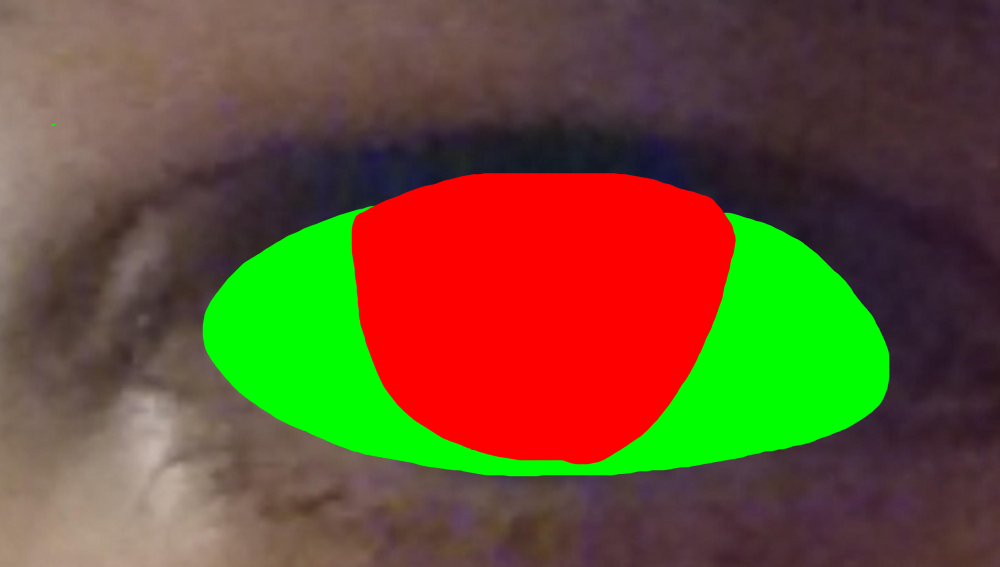
#> input picture images/11_1p_Rs_2.png, 3000 x 1700 px (shown at 1/3 size)
$ python popravek_anotacij.py
#> lines starting #> are read from the running program, lines starting #| are printed output that depends on the picture; after the words box and inside, x2 and y2 are one past the last pixel; in counts of white or black regions, pixels touching at a corner belong together
#> further down, image is the input picture: shape (1700, 3000, 3); mean B, G, R 50.1, 81.7, 105.1
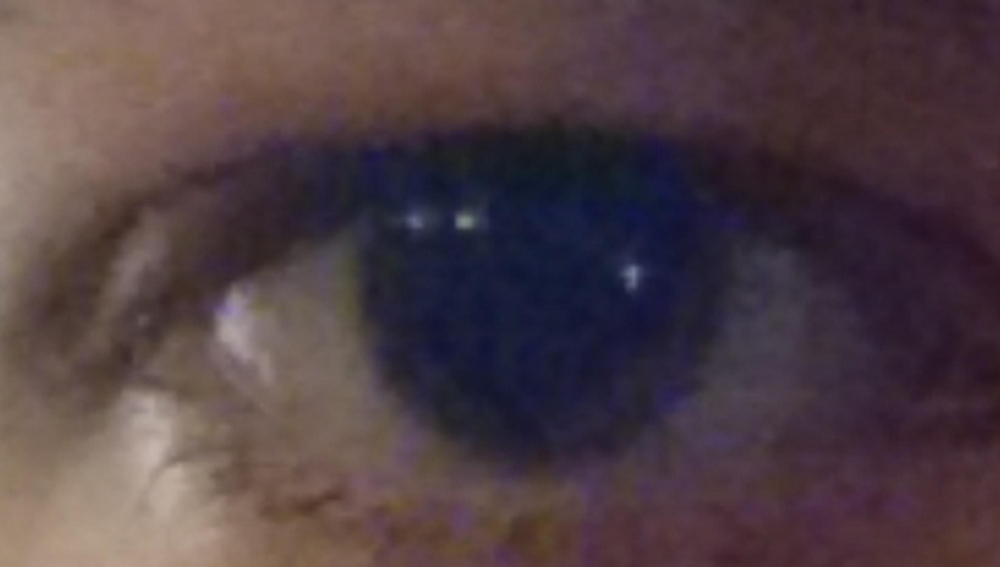
#> input picture images/11_1p_Rs_2.jpg, 3000 x 1700 px (shown at 1/3 size)
#> further down, original is the input picture: shape (1700, 3000, 3); mean B, G, R 68.2, 63, 79.9
import numpy as np
import cv2 as cv


def get_contour_coordinates(contour):
    coordinates = list()
    approx_biggest = cv.approxPolyDP(contour, 0.009 * cv.arcLength(contour, True), True)
    n = approx_biggest.ravel()
    i = 0
    for j in n:
        if i % 2 == 0:
            x = n[i]
            y = n[i + 1]
            coordinates.append((x, y))
        i += 1
    return coordinates


def get_contour_center(contour):
    m = cv.moments(contour)
    cx = int(m["m10"] / m["m00"])
    cy = int(m["m01"] / m["m00"])
    return cx, cy


def process_image():
    # Load image
    img_hsv = cv.cvtColor(image, cv.COLOR_BGR2HSV)
#> img_hsv: shape (1700, 3000, 3); mean H, S, V 70.5, 129.6, 137.9

    # Find red contours
    mask_red1 = cv.inRange(img_hsv, np.array([0, 245, 245]), np.array([0, 255, 255]))
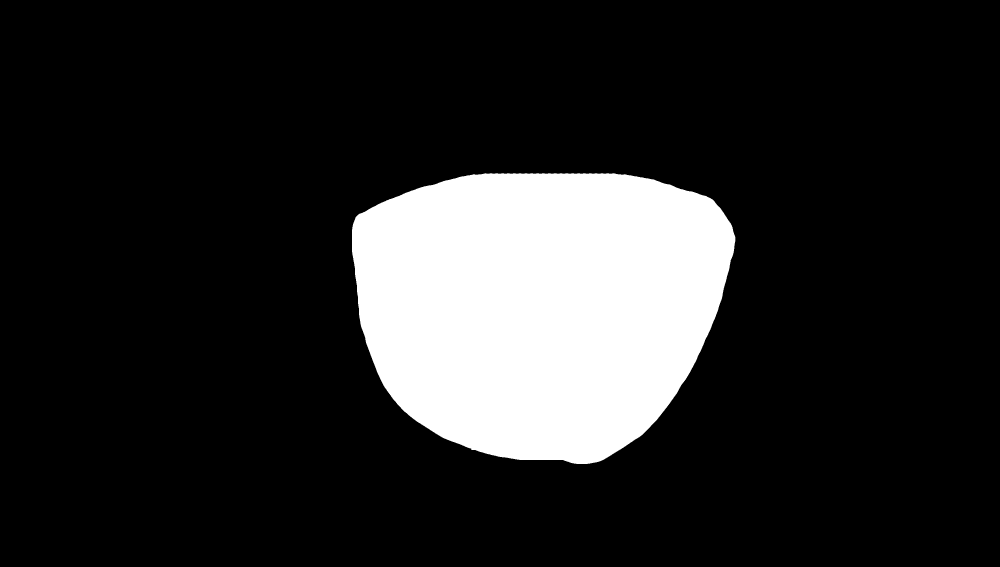
#> mask_red1: shape (1700, 3000) (shown at 1/3 size); 15.7% white; 1 white region, box (x1, y1, x2, y2) and area: (1056, 520, 2206, 1392) 801165
    mask_red2 = cv.inRange(img_hsv, np.array([0, 255, 255]), np.array([0, 255, 255]))
#> mask_red2: shape (1700, 3000); 15.7% white; 1 white region
    mask_red = mask_red1 + mask_red2
    contours_red, _ = cv.findContours(mask_red, cv.RETR_EXTERNAL, cv.CHAIN_APPROX_SIMPLE)
#> contours_red = 1 contour; box (x1, y1, x2, y2) and area: (1056, 520, 2206, 1392) 799626
    biggest_contour_red = max(contours_red, key=cv.contourArea)
#> biggest_contour_red = contour of 1474 points, box (x1, y1, x2, y2) (1056, 520, 2206, 1392), area 799626

    # Find green contours
    mask_green = cv.inRange(img_hsv, np.array([50, 50, 120]), np.array([70, 255, 255]))
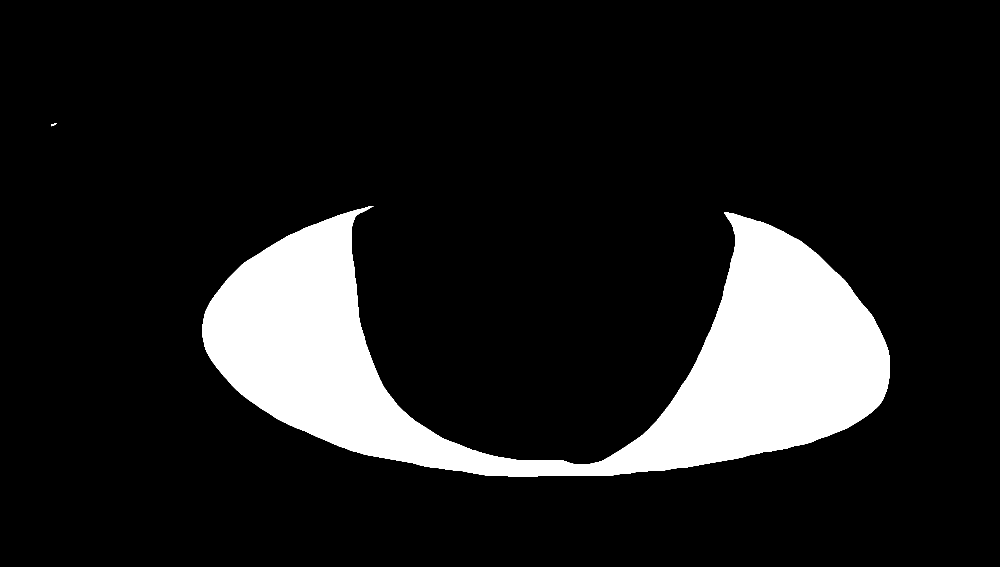
#> mask_green: shape (1700, 3000) (shown at 1/3 size); 12.6% white; 2 white regions
    contours_green, _ = cv.findContours(mask_green, cv.RETR_EXTERNAL, cv.CHAIN_APPROX_SIMPLE)
#> contours_green = 2 contours; box (x1, y1, x2, y2) and area: (608, 618, 2668, 1429) 641796, (154, 370, 171, 379) 48
    biggest_contour_green = max(contours_green, key=cv.contourArea)
#> biggest_contour_green = contour of 2587 points, box (x1, y1, x2, y2) (608, 618, 2668, 1429), area 641796
    # Create list of contours to fill inside
    contours_green_final = list()
    if cv.contourArea(biggest_contour_green) > 5000:
        contours_green_final.append(biggest_contour_green)
    # Get coordinates of the biggest green contour
    coordinates_green_biggest = get_contour_coordinates(biggest_contour_green)
#> in get_contour_coordinates, `approx_biggest = cv.approxPolyDP(contour, 0.009 * cv.arcLength(contour..`: approx_biggest = contour of 15 points, box (x1, y1, x2, y2) (608, 618, 2668, 1426), area 595794
#> in get_contour_coordinates, `n = approx_biggest.ravel()`: n = 30 values, max 2667 at index 8, min 608 at index 0, mean 1293.2
#> the loop in get_contour_coordinates, `for j in n:` made 30 passes
#> (j, x, y) on passes 1, 3, 5, 7, 9, 11, 13, 15, 17, 19, 21, 23: (608, 608, 972), (829, 829, 1255), (1454, 1454, 1425), (2359, 2359, 1345), (2667, 2667, 1135), (2536, 2536, 843), (2186, 2186, 638), (2072, 2072, 1116), (1775, 1775, 1391), (1414, 1414, 1350), (1189, 1189, 1212), (1076, 1076, 952)
#> j on passes 2, 4, 6, 8, 10, 12: 972, 1255, 1425, 1345, 1135, 843
#> after the loop in get_contour_coordinates, `for j in n:`: coordinates = [(608, 972), (829, 1255), (1454, 1425), (2359, 1345), (2667, 1135), (2536, 843), (2186, 638), (2072, 1116), (1775, 1391), (1414, 1350), (1189, 1212), (1076, 952), (1054, 685), (1120, 618), (732, 788)]; i = 30
#> coordinates_green_biggest has the same summary as coordinates in get_contour_coordinates
    coordinates_green_biggest = sorted(coordinates_green_biggest, key=lambda tup: tup[1])
#> coordinates_green_biggest = [(1120, 618), (2186, 638), (1054, 685), (732, 788), (2536, 843), (1076, 952), (608, 972), (2072, 1116), (2667, 1135), (1189, 1212), (829, 1255), (2359, 1345), (1414, 1350), (1775, 1391), (1454, 1425)]
    top_green_biggest = coordinates_green_biggest[0]
#> top_green_biggest = (1120, 618)
    bottom_green_biggest = coordinates_green_biggest[-1]
#> bottom_green_biggest = (1454, 1425)
    # Draw all green contours but the biggest one on the mask
    for c in contours_green:
        if not np.array_equal(biggest_contour_green, c):
            # Get coordinates of other contours
            coordinates_green = get_contour_coordinates(c)
            coordinates_green = sorted(coordinates_green, key=lambda tup: tup[1])
            top_green_other = coordinates_green[0]
            bottom_green_other = coordinates_green[-1]
            # Check that coordinates match
            if bottom_green_other[1] < top_green_biggest[1] or top_green_other[1] > bottom_green_biggest[1]:
                continue
            else:
                contours_green_final.append(c)
#> this loop made 2 passes
#> (top_green_other, bottom_green_other) on pass 2: ((170, 370), (154, 378))
#> after the loop, contours_green_final = 1 contour; box (x1, y1, x2, y2) and area: (608, 618, 2668, 1429) 641796

    # Find blue contours
    mask_blue = cv.inRange(img_hsv, np.array([110, 255, 255]), np.array([130, 255, 255]))
#> mask_blue: shape (1700, 3000); every value is 0
    contours_blue, _ = cv.findContours(mask_blue, cv.RETR_EXTERNAL, cv.CHAIN_APPROX_SIMPLE)
#> contours_blue = []
#> (the run stopped early here; a loop or call above may not have finished)
